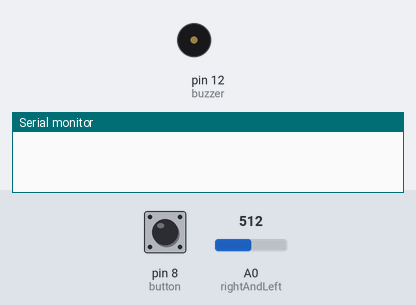
The sketch below on a simulated Arduino Uno, built with avr-gcc and run on an emulated ATmega328P. Parts: buzzer (waves = sounding), the last lines printed to the serial monitor. The test bench sets the inputs (shaded band); at power-on: pin 8 (button) LOW, A0 (rightAndLeft) = 512.

Above: at 0.8 s.
0.9 s: pin 8 (button) pulled HIGH for 0.15 s
At 1.7 s:
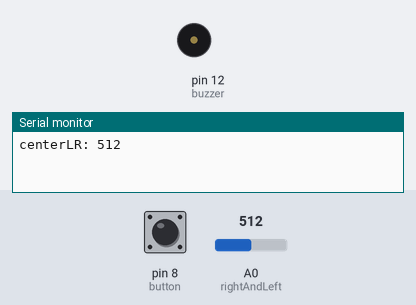
2.5 s: pin 8 (button) pulled HIGH for 1 s
At 2.9 s:
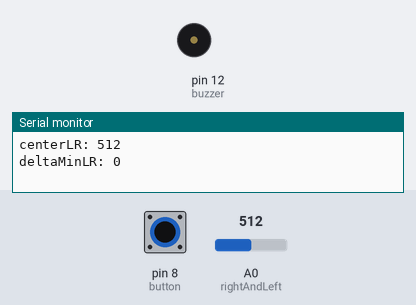
5.0 s: pin 8 (button) pulled HIGH for 0.15 s
At 6.0 s:
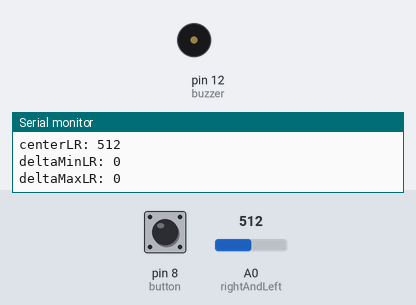
6.6 s: pin 8 (button) pulled HIGH for 3.2 s
At 7.84 s:
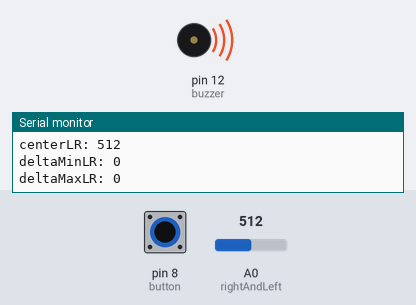
Timing chart, 0 to 10.6 s (numbered marks = the images above; inputs shaded):
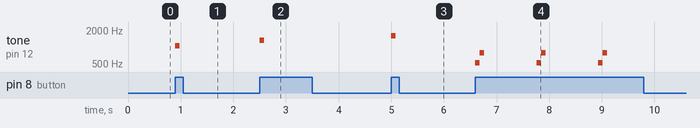

Measured:
- after the input at 0.9 s, tone on pin 12 (buzzer): silent → 1047 Hz at once, → silent 0.08 s later
- after the input at 2.5 s, tone on pin 12 (buzzer): silent → 1319 Hz at once, → silent 0.08 s later
- after the input at 5.0 s, tone on pin 12 (buzzer): silent → 1568 Hz at once, → silent 0.08 s later
- after the input at 6.6 s, tone on pin 12 (buzzer): silent → 523 Hz at once, then repeats every 1.2 s: 784 Hz 0.08 s, silent 1.0 s, 523 Hz 0.08 s, until it stays silent from 9.1 s

The sketch:

SensorTestLR.ino
```cpp
//左右のセンサーのキャリブレーションとテストを行います。
//プログラム開始時にキャリブレーションを行います。
//通常の姿勢で1度ボタンを押します。これで中心のキャリブレーションを行います。
//右旋回開始を開始する姿勢で1度ボタンを押します。これで左右のキャリブレーションを行います。
//最後に、最大右旋回時の姿勢で1度ボタンを押します。これで左右最大のキャリブレーションを行います。
//その後はセンサーのテストができます。ボタンを押している間、認識している方向を音で示します。
//右方向は音階が上がり、左方向は音階が下がります。中立時は同じ音を繰り返します。

const int t = 83;
const int buzzer = 12;
const int button = 8;
const int rightAndLeft = A0;
const int backAndForth = A1;
int centerLR = 500;
int deltaMaxLR = 150;
int deltaMinLR = 50;

void waitButtonUntil(int v){
  while(digitalRead(button) != v){}
}

void setup() {
  Serial.begin(9600);
  pinMode(button, INPUT);
  pinMode(rightAndLeft, INPUT);
  waitButtonUntil(HIGH);
  centerLR = analogRead(rightAndLeft);
  Serial.print("centerLR: ");
  Serial.println(centerLR);
  tone(buzzer, 1047, t);
  delay(t);
  waitButtonUntil(LOW);
  delay(50);
  waitButtonUntil(HIGH);
  deltaMinLR = analogRead(rightAndLeft) - centerLR;
  Serial.print("deltaMinLR: ");
  Serial.println(deltaMinLR);
  tone(buzzer, 1319, t);
  delay(t);
  waitButtonUntil(LOW);
  delay(50);
  waitButtonUntil(HIGH);
  deltaMaxLR = analogRead(rightAndLeft) - centerLR;
  Serial.print("deltaMaxLR: ");
  Serial.println(deltaMaxLR);
  tone(buzzer, 1568, t);
  delay(t);
  waitButtonUntil(LOW);
}

void loop() {
  waitButtonUntil(HIGH);
  int rl = analogRead(rightAndLeft) - centerLR;
  if (-deltaMinLR < rl && rl <= deltaMinLR){
    tone(buzzer, 523, t);
    delay(t);
    tone(buzzer,523,t) ;
    delay(t);
  }else if (deltaMinLR <= rl){
    tone(buzzer, 523, t);
    delay(t);
    tone(buzzer,784,t) ;
    delay(t);
  }else if (rl < -deltaMinLR){
    tone(buzzer,784,t) ;
    delay(t);
    tone(buzzer, 523, t);
    delay(t);
  }
  delay(1000);
  // Serial.println(analogRead(rightAndLeft));
}
```
